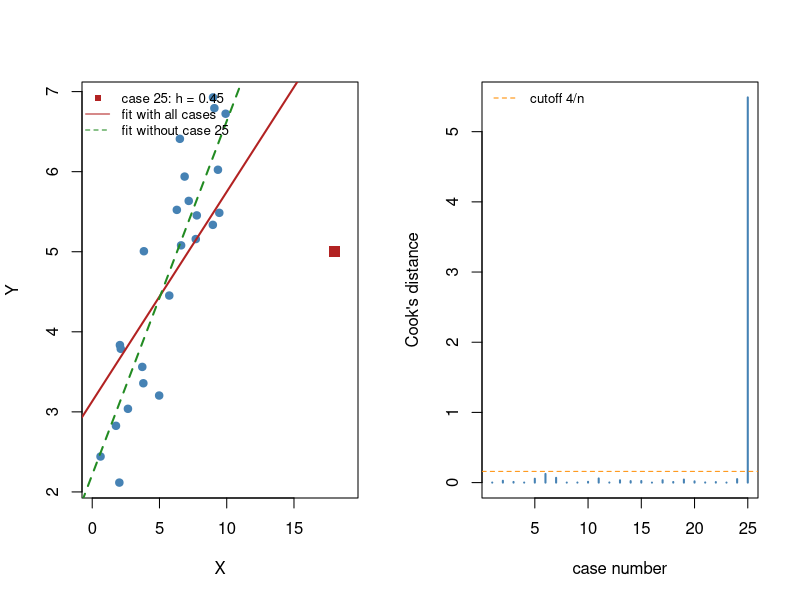

Recreate this plot in R.
# One case with high leverage and a large residual: the fit with and without it, and Cook's distances.
set.seed(0)
n <- 25
x <- c(runif(n - 1, 0, 10), 18)
y <- 2 + 0.5 * x + rnorm(n)
y[n] <- 2 + 0.5 * 18 - 6

fit <- lm(y ~ x)
fit_del <- lm(y[-n] ~ x[-n])
h <- hatvalues(fit)
D <- cooks.distance(fit)
summary(influence.measures(fit))   # prints the cases flagged by DFFITS, DFBETAS, Cook's D and leverage

op <- par(mfrow = c(1, 2))
plot(x[-n], y[-n], pch = 19, col = "steelblue", xlim = c(0, 19), ylim = range(y), xlab = "X", ylab = "Y")
points(x[n], y[n], pch = 15, cex = 1.4, col = "firebrick")
abline(fit, col = "firebrick", lwd = 2)
abline(coef(fit_del), col = "forestgreen", lwd = 2, lty = 2)
legend("topleft", bty = "n", cex = 0.8, pch = c(15, NA, NA), lty = c(NA, 1, 2),
       col = c("firebrick", "firebrick", "forestgreen"),
       legend = c(sprintf("case %d: h = %.2f", n, h[n]), "fit with all cases", sprintf("fit without case %d", n)))

plot(1:n, D, type = "h", lwd = 2, col = "steelblue", xlab = "case number", ylab = "Cook's distance")
abline(h = 4 / n, lty = 2, col = "darkorange")
legend("topleft", bty = "n", cex = 0.8, lty = 2, col = "darkorange", legend = "cutoff 4/n")
par(op)
